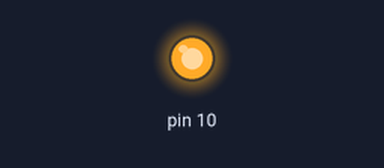
Bench run of a sketch on a simulated Arduino Uno, built with avr-gcc and run on an emulated ATmega328P. Parts: output pins drawn as LEDs (lit = HIGH). What the sketch prints to the serial monitor is not drawn.

Above: at 0.1 s.
Timing chart, 0 to 1.6 s (numbered marks = the images above):
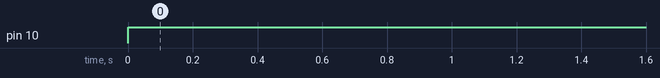

The sketch:

exp2.ino
```cpp
#include <SPI.h>

void setup (void) {
  Serial.begin(115200); //set baud rate to 115200 for usart
  digitalWrite(SS, HIGH); // disable Slave Select
  SPI.begin ();
  SPI.setClockDivider(SPI_CLOCK_DIV128); //main clokc 16 MHz divide the clock by 128, clock is approximately equal to 125 KHz
}

void loop (void) {
  char c;
  digitalWrite(SS, LOW); // enable Slave Select

  // send test string, which is the second word of your name
  // truncate this word to 2 characters
  for (const char * p = "ch" ; c = *p; p++) {
    SPI.transfer (c);
    Serial.print(c);
  }

  digitalWrite(SS, HIGH); // disable Slave Select
  delay(2000);
}
```

Measured:
- by itself, pin 10: LOW → HIGH at 0.00 s
